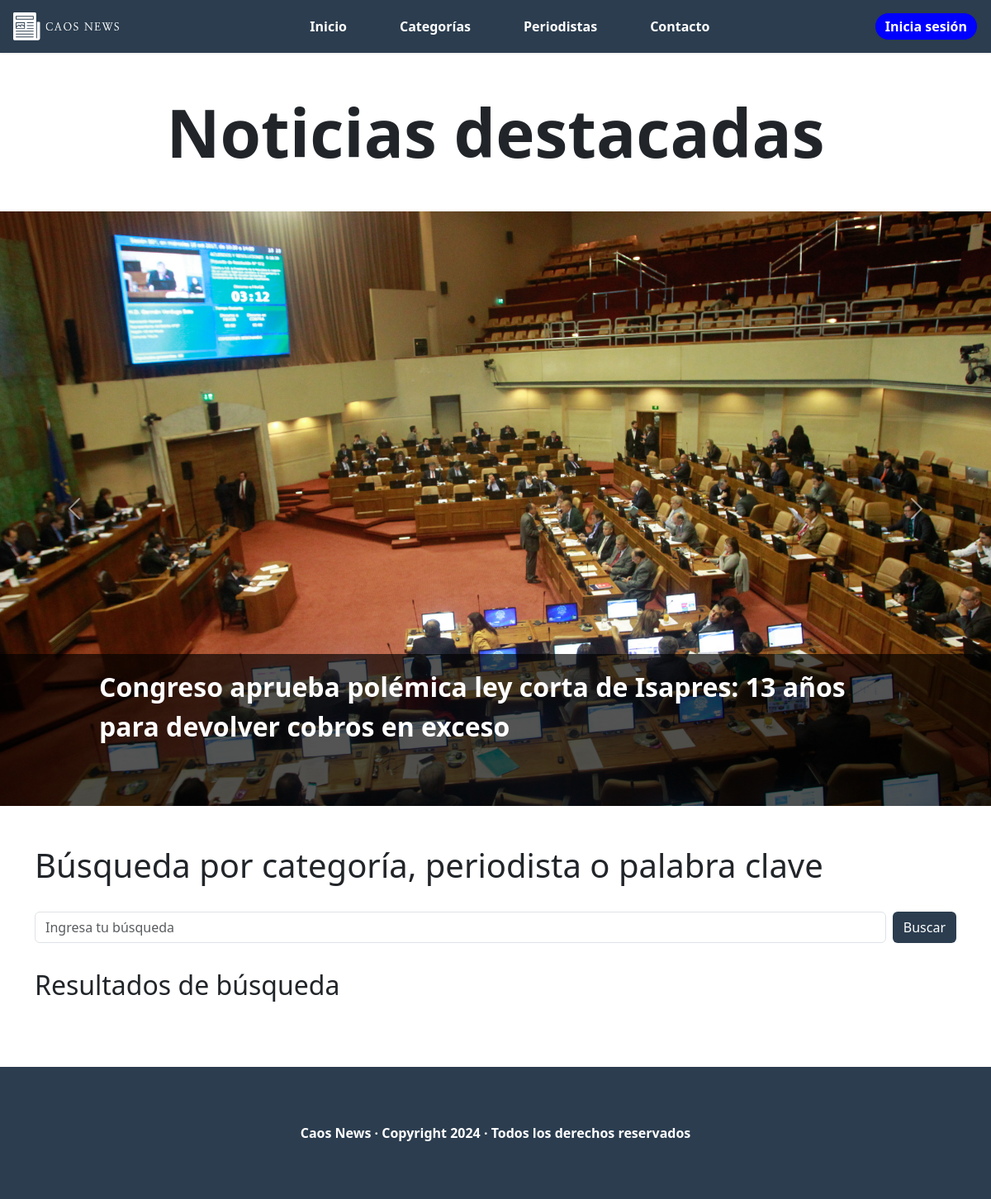
The page / on the database its author committed.
### core/models.py (models this page shows, shortened)
class Noticia(models.Model):
    titulo = models.CharField(max_length=100, unique=True)
    ubicacion = models.CharField(max_length=50)
    fecha = models.DateField(auto_now=True)
    portada = models.ImageField(upload_to='portadas_noticias', blank=False, default='portada.jpg')
    cuerpo = models.TextField()
    id_autor = models.ForeignKey(User, on_delete=models.CASCADE)
    id_categoria = models.ForeignKey(CategoriaNoticia, on_delete=models.RESTRICT)
    id_estado_noticia = models.ForeignKey(EstadoNoticia, on_delete=models.RESTRICT)

### core/views.py (the view, shortened to what this page needs)
# urls.py: path('', index, name='index'),
def index(request):
    ultimas_noticias = Noticia.objects.filter(id_estado_noticia=2).order_by('-fecha')[:5]
    aux = {
        'lista_noticias': ultimas_noticias
    }
    return render(request, 'core/index.html', aux)

### core/templates/core/index.html (shortened to what this page needs)
{% extends 'core/base.html'%}
{% load static %}
{% block estilo %}
  <link rel="stylesheet" href="{% static 'core/css/principal.css' %}">
{% endblock %}
{% block content %}
<main>
    <h1 class="main-title">Noticias destacadas</h1>
    <div id="carouselExampleIndicators" class="carousel slide">
      <div class="carousel-inner">
        {% for noticia in lista_noticias %}
        <div class="carousel-item">
          <a href="{% url 'noticia' noticia.id %}">
            <div class="news-title-container">
              <h2 class="news-title"> {{noticia.titulo}}</h2>
            </div>
            <img src="{{noticia.portada.url}}" alt="" class="d-block w-100">
          </a>
        </div>
        {% endfor %}
      </div>
      <button class="carousel-control-prev" type="button" data-bs-target="#carouselExampleIndicators" data-bs-slide="prev">
        <span class="carousel-control-prev-icon" aria-hidden="true"></span>
      </button>
      <button class="carousel-control-next" type="button" data-bs-target="#carouselExampleIndicators" data-bs-slide="next">
        <span class="carousel-control-next-icon" aria-hidden="true"></span>
      </button>
    </div>
    <div class="container">
      <h1 class="search-title">Búsqueda por categoría, periodista o palabra clave</h1>
      <form class="d-flex search-form" role="search" method="POST">
        <input class="form-control me-2" type="search" placeholder="Ingresa tu búsqueda" aria-label="Search" name="busqueda" required>
        <button class="btn btn-search" type="submit">Buscar</button>
      </form>
    </div>
    <div class="container search-result">
      <h2 class="search-text">Resultados de búsqueda</h2>
      <div class="news-container">
      </div>
    </div>
  </main>
  {% endblock %}

### core/static/core/css/header.css (style rules this page uses)
*, *::before, *::after { margin: 0; padding: 0; box-sizing: border-box; }
body { min-height: 100vh; display: flex; }
a { text-decoration: none; color: inherit; }
body { padding-top: 6rem; }
button { font-family: inherit; display: inline-block; padding: .25rem .75rem; border-radius: 1.5rem; text-decoration: none; font-weight: 600; color: white; background-color: blue; border: 1px solid #2b3d4f; }

### core/static/core/css/footer.css (style rules this page uses)
body { min-height: 100vh; display: flex; flex-direction: column; }
main { min-height: calc(100vh - 4rem); }

### core/static/core/css/principal.css (style rules this page uses)
main { padding-top: 1rem; padding-bottom: 2rem; }
.main-title { text-align: center; margin-bottom: 2rem; }
.carousel { margin-bottom: 3rem; }
.carousel-item { cursor: pointer; position: relative; width: 100%; height: 60vh; overflow: hidden; }
.carousel-item img { width: 100%; height: 100%; object-fit: cover; }
.carousel-item img::after { content: ''; width: 100%; height: 100%; }
.carousel .news-title-container { position: absolute; bottom: 0; width: 100%; display: flex; justify-content: center; background-color: rgba(0, 0, 0, .67); padding-top: 1rem; padding-bottom: 4rem; }
.carousel .news-title { width: 80%; color: white; font-weight: bold; line-height: 1.5; }
@media screen and (min-width: 1024px) { .carousel-item { width: 100%; height: 90vh; } }
.search-title { margin-bottom: 2rem; }
.search-form { margin-bottom: 2rem; }
.btn-search { color: white; background-color: #2b3d4f; }
.search-text { margin-bottom: 2rem; }
.search-result .news-container { display: flex; flex-direction: column; }
@media screen and (min-width: 1024px) { .main-title { margin-bottom: 3rem; font-size: 5rem; font-weight: bold; } }
@media screen and (min-width: 1024px) { .search-result .news-container { align-items: start; } }

### rows shown on the page
Noticia: titulo "Congreso aprueba polémica ley corta de Isapres: 13 años para devolver cobros en exceso", portada (picture)
